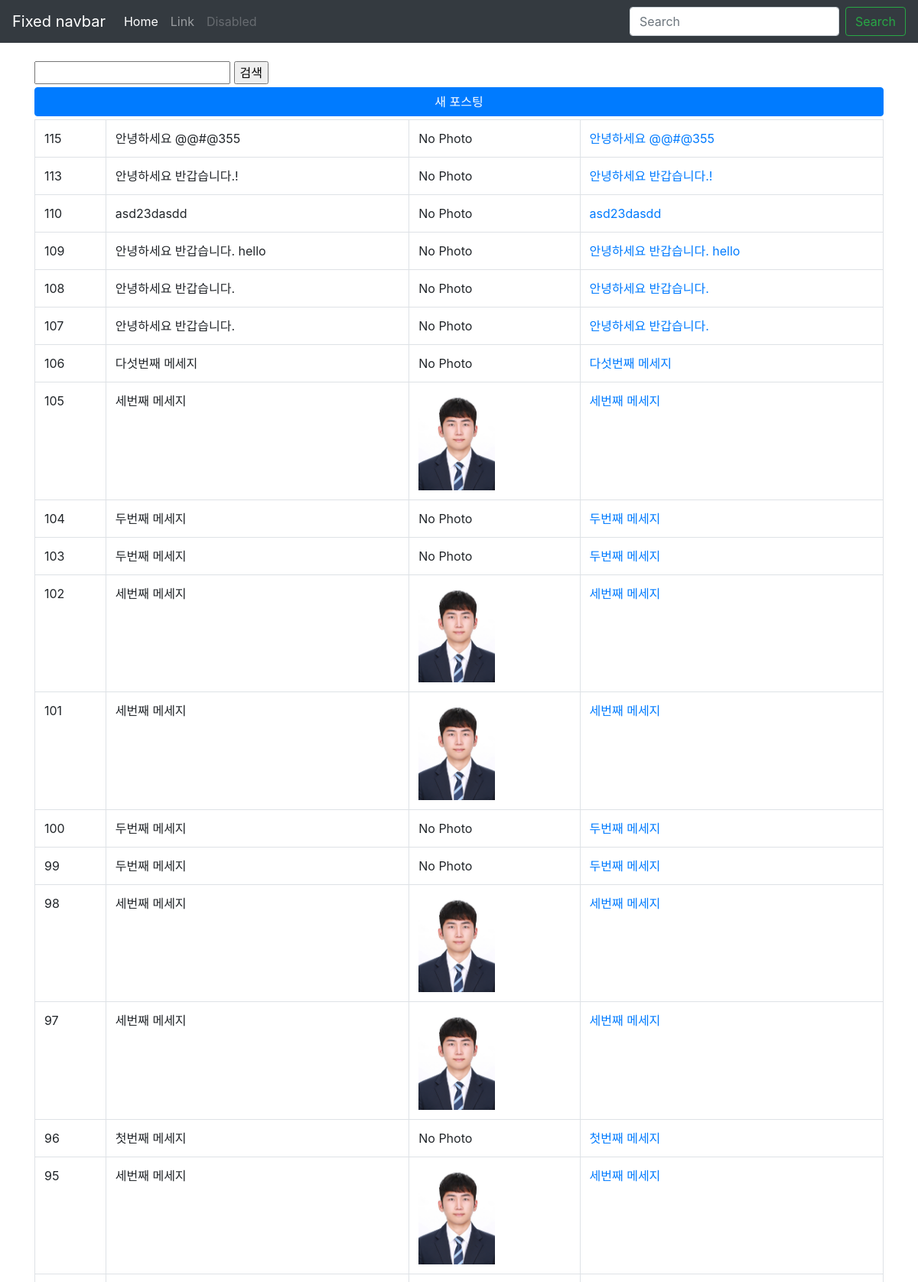
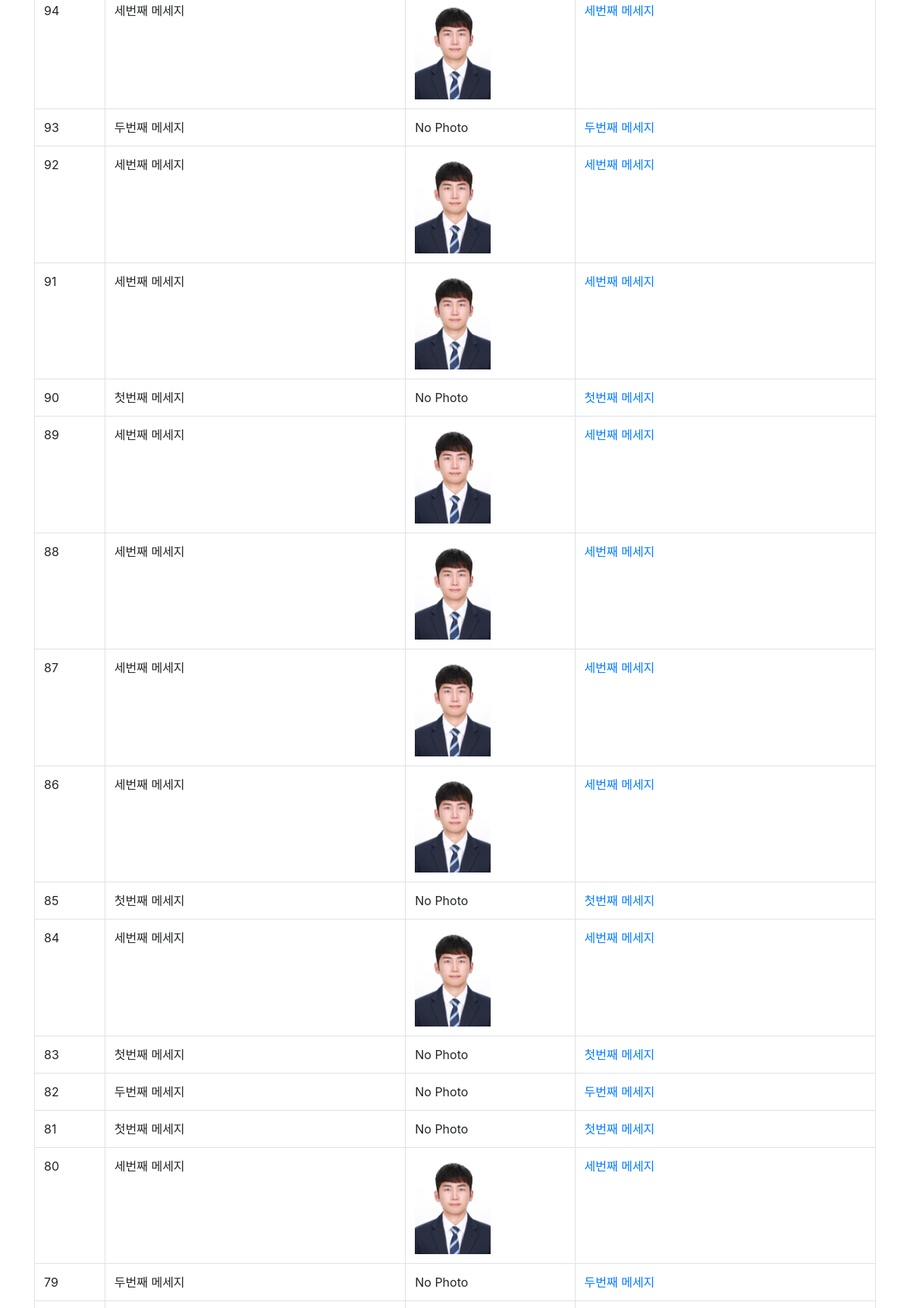
The page /instagram/ (signed in, upper part) on the database its author committed (2 pictures, top to bottom).
### instagram/models.py (models this page shows, shortened)
class Post(models.Model) :
    author = models.ForeignKey(settings.AUTH_USER_MODEL, on_delete= models.CASCADE)
    message = models.TextField(
        validators=[MinLengthValidator(10)]
    )
    photo = models.ImageField(blank=True,upload_to='instagram/post/%Y/%m/%d')
    tag_set = models.ManyToManyField('Tag',blank=True)
    is_public = models.BooleanField(default=False,verbose_name='공개 여부')
    created_at = models.DateTimeField(auto_now_add=True)
    updated_at = models.DateTimeField(auto_now=True)
    def get_absolute_url(self):
        return reverse("instagram:post_detail", args=[ self.pk])
    class Meta :
        ordering = ['-id']

### instagram/views.py (the view)
# urls.py: path("", views.post_list, name="post_list"),
@login_required
def post_list(request) :   # 함수형
    qs = Post.objects.all()
    q = request.GET.get('q','')
    if q :
        qs = qs.filter(message__icontains =q)
    return render(request , 'instagram/post_list.html',{
        'post_list': qs,
        'q':q,
    })

### instagram/templates/instagram/post_list.html (shortened to what this page needs)
{% extends "instagram/layout.html" %}
{% load bootstrap4 %}
{% block content %}
    <form action="" method="get">
        <input type="text" name="q" value="{{q}}"/>
        <input type='submit' value="검색"/>
    </form>
    <a href="{% url 'instagram:post_new' %}" class="btn btn-primary btn-block mt-1 mb-1">새 포스팅</a>
    <table class="table table-bordered table-hover">
        <tbody>
            {% for post in post_list %}
                <tr>
                    <td>
                        {{post.pk}}
                    </td>
                    <td>
                        {{post.message}}
                    </td>
                    <td>
                        {% if post.photo%}
                            <img src="{{post.photo.url}}" style="width:100px"/>
                            {% else%}
                            No Photo
                            {% endif%}
                        </td>
                        <td>
                            <a href="{{post.get_absolute_url}}">
                                {{post.message}}
                            </td>
                        </tr>
                    {%endfor %}
                </tbody>
            </table>
        {% endblock content %}

### instagram/templates/instagram/layout.html (style rules this page uses)
body { padding-top: 5rem; padding-bottom: 2rem; }

### rows shown on the page
Post: pk "115", message "안녕하세요 @@#@355", photo "No Photo"
Post: pk "113", message "안녕하세요 반갑습니다.!", photo "No Photo"
Post: pk "110", message "asd23dasdd", photo "No Photo"
Post: pk "109", message "안녕하세요 반갑습니다. hello", photo "No Photo"
Post: pk "108", message "안녕하세요 반갑습니다.", photo "No Photo"
Post: pk "107", message "안녕하세요 반갑습니다.", photo "No Photo"
Post: pk "106", message "다섯번째 메세지", photo "No Photo"
Post: pk "105", message "세번째 메세지", photo (picture)
Post: pk "104", message "두번째 메세지", photo "No Photo"
Post: pk "103", message "두번째 메세지", photo "No Photo"
Post: pk "102", message "세번째 메세지", photo (picture)
Post: pk "101", message "세번째 메세지", photo (picture)
Post: pk "100", message "두번째 메세지", photo "No Photo"
Post: pk "99", message "두번째 메세지", photo "No Photo"
Post: pk "98", message "세번째 메세지", photo (picture)
Post: pk "97", message "세번째 메세지", photo (picture)
Post: pk "96", message "첫번째 메세지", photo "No Photo"
Post: pk "95", message "세번째 메세지", photo (picture)
Post: pk "94", message "세번째 메세지", photo (picture)
Post: pk "93", message "두번째 메세지", photo "No Photo"
Post: pk "92", message "세번째 메세지", photo (picture)
Post: pk "91", message "세번째 메세지", photo (picture)
Post: pk "90", message "첫번째 메세지", photo "No Photo"
Post: pk "89", message "세번째 메세지", photo (picture)
Post: pk "88", message "세번째 메세지", photo (picture)
Post: pk "87", message "세번째 메세지", photo (picture)
Post: pk "86", message "세번째 메세지", photo (picture)
Post: pk "85", message "첫번째 메세지", photo "No Photo"
Post: pk "84", message "세번째 메세지", photo (picture)
Post: pk "83", message "첫번째 메세지", photo "No Photo"
Post: pk "82", message "두번째 메세지", photo "No Photo"
Post: pk "81", message "첫번째 메세지", photo "No Photo"
Post: pk "80", message "세번째 메세지", photo (picture)
Post: pk "79", message "두번째 메세지", photo "No Photo"
